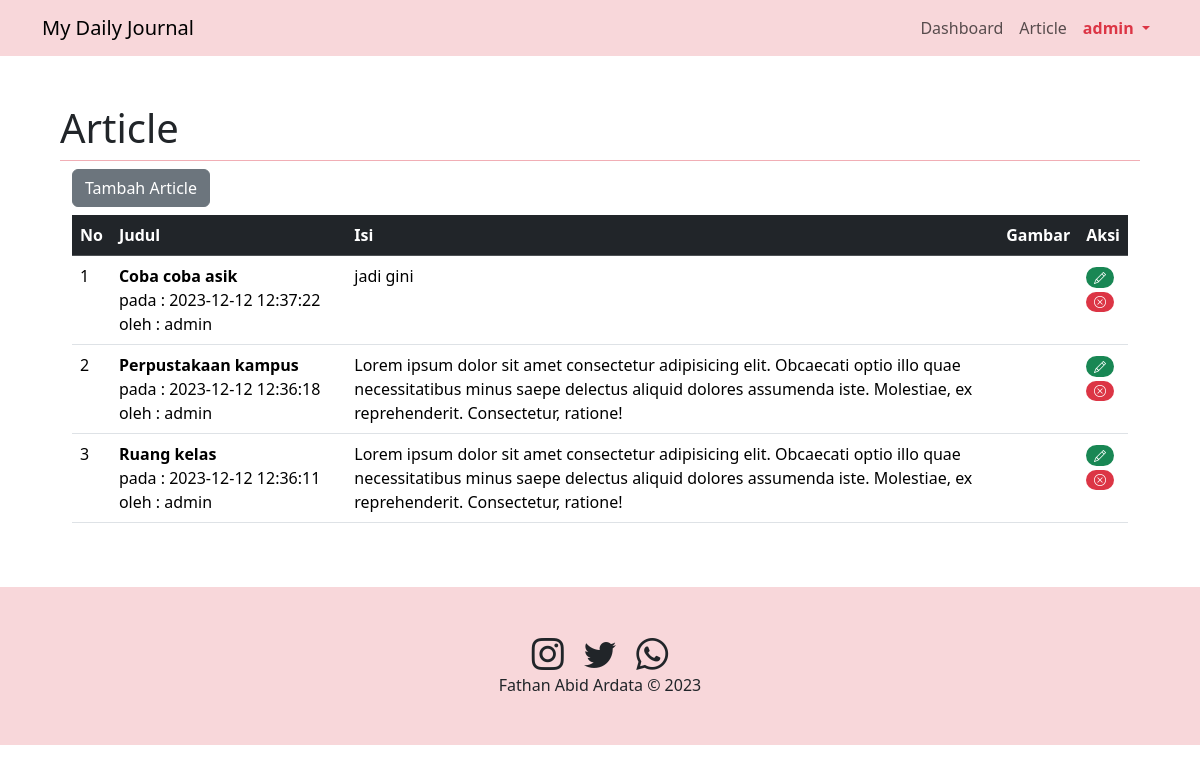
Screenshot of /admin.php?page=article (signed in) with the database file from the repository.
### tables this page shows
CREATE TABLE `article` (
  `id` int(11) NOT NULL,
  `judul` text NOT NULL,
  `isi` text NOT NULL,
  `gambar` text NOT NULL,
  `tanggal` datetime NOT NULL,
  `username` varchar(50) NOT NULL
);

### article.php (the view, shortened to what this page needs)
<div class="container">
<button type="button" class="btn btn-secondary mb-2" data-bs-toggle="modal" data-bs-target="#modalTambah">
    Tambah Article
</button>
    <div class="row">
        <div class="table-responsive">
            <table class="table table-hover">
                <thead class="table-dark">
                    <tr>
                        <th>No</th>
                        <th class="w-25">Judul</th>
                        <th class="w-75">Isi</th>
                        <th class="w-25">Gambar</th>
                        <th class="w-25">Aksi</th>
                    </tr>
                </thead>
                <tbody>
                    <?php
                    $sql = "SELECT * FROM article ORDER BY tanggal DESC";
                    $hasil = $conn->query($sql);
                    $no = 1;
                    while ($row = $hasil->fetch_assoc()) {
                    ?>
                        <tr>
                            <td><?= $no++ ?></td>
                            <td>
                                <strong><?= $row["judul"] ?></strong>
                                <br>pada : <?= $row["tanggal"] ?>
                                <br>oleh : <?= $row["username"] ?>
                            </td>
                            <td><?= $row["isi"] ?></td>
                            <td>
                            </td>
                            <td>
                                <a href="#" title="edit" class="badge rounded-pill text-bg-success" data-bs-toggle="modal" data-bs-target="#modalEdit<?= $row["id"] ?>"><i class="bi bi-pencil"></i></a>
                                <a href="#" title="delete" class="badge rounded-pill text-bg-danger" data-bs-toggle="modal" data-bs-target="#modalHapus<?= $row["id"] ?>"><i class="bi bi-x-circle"></i></a>
                            </td>
                        </tr>
                    <?php
                    }
                    ?>
                </tbody>
            </table>
        </div>
    </div>
</div>

### admin.php (shortened to what this page needs)
<?php
if (isset($_SESSION['username'])) {
    ?>
    <!DOCTYPE html>
    <html lang="en">
    <head>
        <link
        rel="stylesheet"
        href="https://cdn.jsdelivr.net/npm/bootstrap-icons@1.11.1/font/bootstrap-icons.css"
        />
        <link
        href="https://cdn.jsdelivr.net/npm/bootstrap@5.3.2/dist/css/bootstrap.min.css"
        rel="stylesheet"
        />
    </head>
    <body>
        <nav class="navbar navbar-expand-sm bg-body-tertiary sticky-top bg-danger-subtle">
        <div class="container">
            <a class="navbar-brand" href="">My Daily Journal</a>
            <div class="collapse navbar-collapse" id="navbarSupportedContent">
            <ul class="navbar-nav ms-auto mb-2 mb-lg-0 text-dark">
                <li class="nav-item">
                    <a class="nav-link" href="admin.php?page=dashboard">Dashboard</a>
                </li>
                <li class="nav-item">
                    <a class="nav-link" href="admin.php?page=article">Article</a>
                </li>
                <li class="nav-item dropdown">
                    <a class="nav-link dropdown-toggle text-danger fw-bold" href="#" role="button" data-bs-toggle="dropdown" aria-expanded="false">
                        <?= $_SESSION['username']?>
                    </a>
                </li>
            </ul>
            </div>
        </div>
        </nav>
        <section id="content" class="p-5">
            <div class="container">
                <?php
                if(isset($_GET['page'])){
                ?>
                    <h4 class="lead display-6 pb-2 border-bottom border-danger-subtle"><?= ucfirst($_GET['page'])?></h4>
                    <?php
                    include($_GET['page'].".php");
                }else{
                ?>
                    <h4 class="lead display-6 pb-2 border-bottom border-danger-subtle">Dashboard</h4>
                    <?php
                    include("dashboard.php");
                }
                ?>
            </div>
        </section>
        <footer class="text-center p-5 bg-danger-subtle">
        <div>
            <a href="https://www.instagram.com/udinusofficial"
            ><i class="bi bi-instagram h2 p-2 text-dark"></i
            ></a>
            <a href="https://twitter.com/udinusofficial"
            ><i class="bi bi-twitter h2 p-2 text-dark"></i
            ></a>
            <a href="https://wa.me/+62812685577"
            ><i class="bi bi-whatsapp h2 p-2 text-dark"></i
            ></a>
        </div>
        <div>Fathan Abid Ardata &copy; 2023</div>
        </footer>
    </body>
    </html>
    <?php
}else{
    header("location:login.php");
}
?>

### admin.php (style rules this page uses)
#content { min-height: 460px; }

### rows the page displays
article: judul "Coba coba asik", tanggal "2023-12-12 12:37:22", username "admin", isi "jadi gini"
article: judul "Perpustakaan kampus", tanggal "2023-12-12 12:36:18", username "admin", isi "Lorem ipsum dolor sit amet consectetur adipisicing elit. Obcaecati optio illo quae necessitatibus minus saepe delectus aliquid dolores assumenda iste. Molestiae, ex reprehenderit. Consectetur, ratione!"
article: judul "Ruang kelas", tanggal "2023-12-12 12:36:11", username "admin", isi "Lorem ipsum dolor sit amet consectetur adipisicing elit. Obcaecati optio illo quae necessitatibus minus saepe delectus aliquid dolores assumenda iste. Molestiae, ex reprehenderit. Consectetur, ratione!"

### other values shown
$_SESSION['username'] "admin"
$_GET['page'] "Article"
